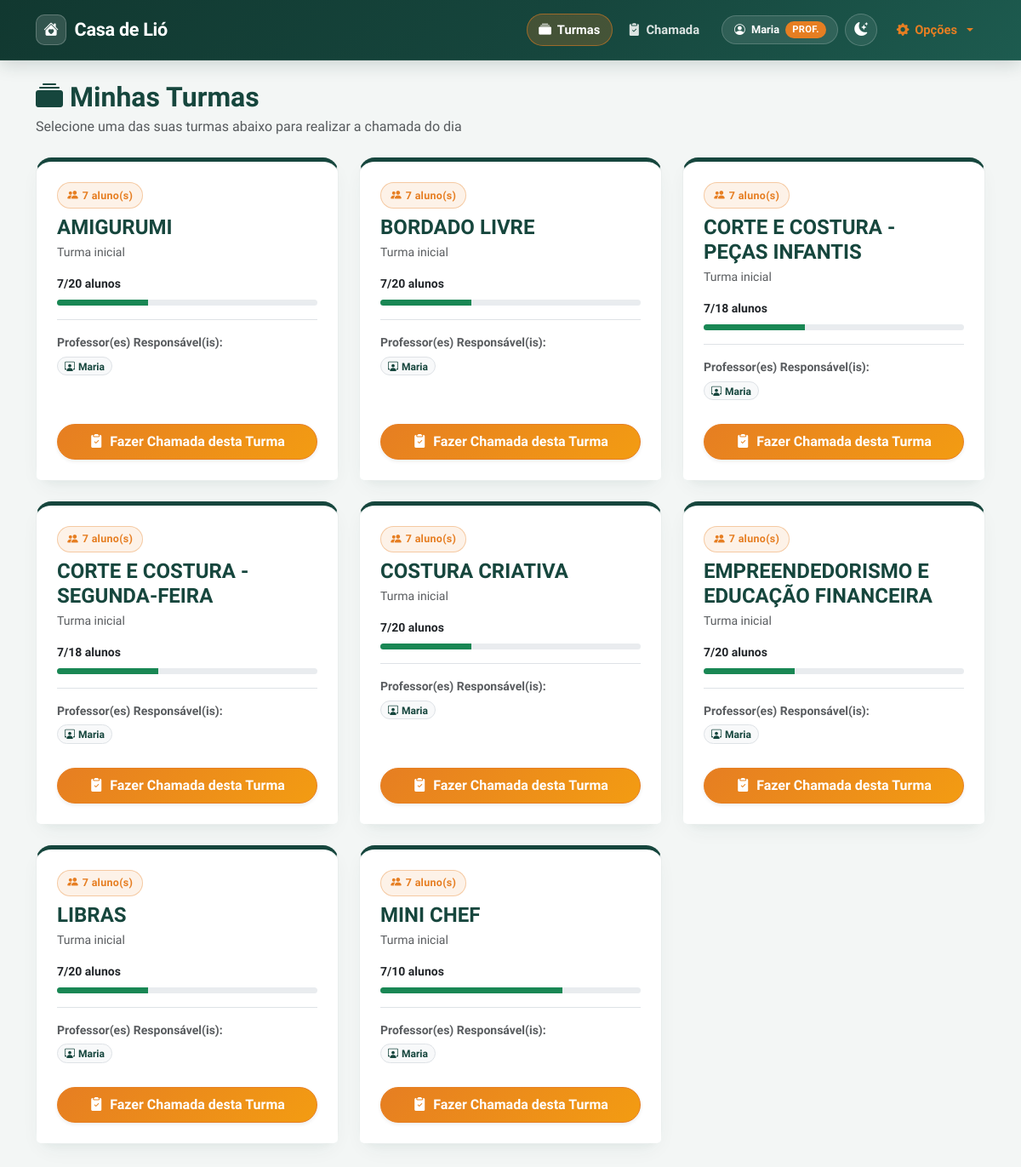
The app's page /turmas (signed in) with its own data.
### tables this page shows
CREATE TABLE usuarios (
        id INTEGER PRIMARY KEY AUTOINCREMENT,
        login TEXT UNIQUE NOT NULL,
        senha TEXT NOT NULL,
        perfil TEXT NOT NULL
    );

CREATE TABLE turmas (
            id INTEGER PRIMARY KEY AUTOINCREMENT,
            nome TEXT UNIQUE NOT NULL,
            descricao TEXT
        , limite_alunos INTEGER);

### app.py (the view)
@app.get("/turmas", response_class=HTMLResponse)
async def tela_turmas(request: Request, sucesso: str = None, erro: str = None):
    usuario = obter_usuario_atual(request)
    if not usuario:
        return RedirectResponse(url="/login", status_code=303)
    conexao = pegar_conexao()
    turmas_permitidas = obter_turmas_permitidas(conexao, usuario)
    todas_turmas_db = conexao.execute('''
        SELECT t.id, t.nome, t.descricao, t.limite_alunos,
               (SELECT COUNT(*) FROM alunos a WHERE a.turma = t.nome) as total_alunos
        FROM turmas t
        ORDER BY t.nome ASC
    ''').fetchall()
    lista_turmas = []
    for t in todas_turmas_db:
        if usuario['perfil'] != 'coordenacao' and t['nome'] not in turmas_permitidas:
            continue
        profs_t = conexao.execute('''
            SELECT u.id, u.login
            FROM professor_turmas pt
            JOIN usuarios u ON pt.usuario_id = u.id
            WHERE pt.turma_nome = ?
            ORDER BY u.login ASC
        ''', (t['nome'],)).fetchall()
        lista_turmas.append({
            "id": t['id'],
            "nome": t['nome'],
            "descricao": t['descricao'] or "Curso / Turma Ativa",
            "total_alunos": t['total_alunos'],
            "limite_alunos": t['limite_alunos'],
            "ocupacao_percentual": min(100, round(t['total_alunos'] * 100 / t['limite_alunos'])) if t['limite_alunos'] else 0,
            "lotada": t['limite_alunos'] is not None and t['total_alunos'] >= t['limite_alunos'],
            "professores": [p['login'] for p in profs_t],
            "professores_ids": [p['id'] for p in profs_t]
        })
    professores_sistema = []
    if usuario['perfil'] == 'coordenacao':
        profs_db = conexao.execute("SELECT id, login FROM usuarios WHERE perfil = 'professor' ORDER BY login ASC").fetchall()
        for p in profs_db:
            pt_rows = conexao.execute("SELECT turma_nome FROM professor_turmas WHERE usuario_id = ? ORDER BY turma_nome ASC", (p['id'],)).fetchall()
            professores_sistema.append({
                "id": p['id'],
                "login": p['login'],
                "turmas": [r['turma_nome'] for r in pt_rows]
            })
    conexao.close()
    return templates.TemplateResponse(
        request=request,
        name="turmas.html",
        context={
            "turmas": lista_turmas,
            "professores": professores_sistema,
            "usuario_atual": usuario,
            "sucesso": sucesso,
            "erro": erro
        }
    )

### templates/turmas.html (shortened to what this page needs)
{% extends 'base.html' %}
{% block conteudo %}
<div class="row mb-4 align-items-center">
    <div class="col-md-7">
        {% if request.session.get('perfil') == 'coordenacao' %}
            <h2 class="text-primary fw-bold mb-1"><i class="bi bi-grid-1x2-fill me-2"></i>Painel de Controle de Turmas</h2>
            <p class="text-muted mb-0">Gerencie as turmas ativas, edite informações e acesse a chamada de cada curso</p>
        {% else %}
            <h2 class="text-primary fw-bold mb-1"><i class="bi bi-collection-fill me-2"></i>Minhas Turmas</h2>
            <p class="text-muted mb-0">Selecione uma das suas turmas abaixo para realizar a chamada do dia</p>
        {% endif %}
    </div>
</div>
<div class="row mb-5">
    {% if turmas %}
        {% for t in turmas %}
        <div class="col-md-6 col-lg-4 mb-4">
            <div class="card shadow-sm border-0 h-100 d-flex flex-column justify-content-between" style="border-radius: 1.2rem; border-top: 5px solid var(--verde-adra) !important;">
                <div class="card-body p-4">
                    <div class="d-flex justify-content-between align-items-start mb-2">
                        <span class="badge-institucional"><i class="bi bi-people-fill"></i> {{ t['total_alunos'] }} aluno(s)</span>
                    </div>
                    <h4 class="fw-bold text-primary mt-2 mb-1">{{ t['nome'] }}</h4>
                    <p class="text-muted small mb-3">{{ t['descricao'] }}</p>
                    <div class="capacity-summary mb-3">
                        <div class="d-flex justify-content-between align-items-center gap-2 mb-2">
                            <span class="small fw-semibold text-dark">
                                {% if t['limite_alunos'] is none %}{{ t['total_alunos'] }} matriculados · sem limite{% else %}{{ t['total_alunos'] }}/{{ t['limite_alunos'] }} alunos{% endif %}
                            </span>
                        </div>
                        {% if t['limite_alunos'] is not none %}
                        <div class="progress rounded-pill" role="progressbar" aria-label="Ocupação da turma {{ t['nome'] }}" aria-valuenow="{{ t['total_alunos'] }}" aria-valuemin="0" aria-valuemax="{{ t['limite_alunos'] }}" style="height: .45rem;">
                            <div class="progress-bar {% if t['lotada'] %}bg-danger{% else %}bg-success{% endif %}" style="width: {{ t['ocupacao_percentual'] }}%"></div>
                        </div>
                        {% endif %}
                    </div>
                    <div class="mt-3 pt-3 border-top">
                        <small class="text-muted fw-semibold d-block mb-1">Professor(es) Responsável(is):</small>
                        {% if t['professores'] %}
                            {% for prof_login in t['professores'] %}
                                <span class="badge bg-light text-primary border rounded-pill px-2 py-1 me-1 mb-1">
                                    <i class="bi bi-person-workspace me-1"></i>{{ prof_login }}
                                </span>
                            {% endfor %}
                        {% else %}
                            <span class="badge bg-light text-muted border rounded-pill px-2 py-1">Nenhum professor vinculado</span>
                        {% endif %}
                    </div>
                </div>
                <div class="card-footer bg-white border-0 p-4 pt-0">
                    <a href="/?turma={{ t['nome'] }}" class="btn btn-warning w-100 rounded-pill fw-bold text-white shadow-sm py-2">
                        <i class="bi bi-clipboard2-check-fill me-1"></i> Fazer Chamada desta Turma
                    </a>
                </div>
            </div>
        </div>
        {% endfor %}
    {% endif %}
</div>
{% endblock %}

### templates/base.html (shortened to what this page needs)
<!DOCTYPE html>
<html lang="pt-PT" data-theme="light">
<head>
    <link href="https://cdn.jsdelivr.net/npm/bootstrap@5.3.0/dist/css/bootstrap.min.css" rel="stylesheet">
    <link rel="stylesheet" href="https://cdn.jsdelivr.net/npm/bootstrap-icons@1.11.3/font/bootstrap-icons.min.css">
</head>
<body>
    {% set caminho_atual = (request.url.path | string) if (request and request.url) else '/' %}
    <nav class="navbar navbar-expand-lg navbar-modern sticky-top">
        <div class="container">
            <a class="navbar-brand fw-bold text-white" href="/">
                <span class="brand-logo-box"><i class="bi bi-house-heart-fill"></i></span>
                <span>Casa de Lió</span>
            </a>
            <div class="collapse navbar-collapse" id="navbarNav">
                <ul class="navbar-nav ms-auto align-items-lg-center gap-1 mt-3 mt-lg-0">
                    {% if request.session.get('perfil') == 'coordenacao' %}
                        <li class="nav-item dropdown">
                            <a class="nav-link dropdown-toggle {% if '/turmas' in caminho_atual %}active-nav{% endif %}" href="#" id="menuTurmas" role="button" data-bs-toggle="dropdown" aria-expanded="false">
                                <i class="bi bi-collection-fill"></i> Turmas
                            </a>
                            <ul class="dropdown-menu shadow border-0 mt-2" aria-labelledby="menuTurmas">
                                <li>
                                    <a class="dropdown-item text-primary fw-semibold d-flex align-items-center gap-2" href="/turmas">
                                        <i class="bi bi-grid-1x2-fill"></i> Painel de Controle de Turmas
                                    </a>
                                </li>
                                <li><hr class="dropdown-divider my-1"></li>
                                <li>
                                    <a class="dropdown-item text-primary fw-semibold d-flex align-items-center gap-2" href="/turmas/nova">
                                        <i class="bi bi-plus-circle-fill"></i> Criação de Novas Turmas
                                    </a>
                                </li>
                            </ul>
                        </li>
                    {% else %}
                        <li class="nav-item">
                            <a class="nav-link {% if '/turmas' in caminho_atual %}active-nav{% endif %}" href="/turmas">
                                <i class="bi bi-collection-fill"></i> Turmas
                            </a>
                        </li>
                    {% endif %}
                    <li class="nav-item">
                        <a class="nav-link {% if caminho_atual == '/' %}active-nav{% endif %}" href="/">
                            <i class="bi bi-clipboard2-check-fill"></i> Chamada
                        </a>
                    </li>
                    {% if request.session.get('login') %}
                    <li class="nav-item ms-lg-2 my-2 my-lg-0">
                        <span class="user-pill-badge">
                            <i class="bi bi-person-circle"></i>
                            <span>{{ request.session.get('login') }}</span>
                            <span class="user-pill-role">
                                {% if request.session.get('perfil') == 'coordenacao' %}Coord.{% else %}Prof.{% endif %}
                            </span>
                        </span>
                    </li>
                    {% endif %}
                    <li class="nav-item ms-lg-1 my-1 my-lg-0">
                        <button type="button" id="btnToggleTheme" class="btn-theme-toggle" title="Alternar Modo Escuro / Claro" aria-label="Alternar tema">
                            <i class="bi bi-moon-stars-fill" id="iconTheme"></i>
                        </button>
                    </li>
                    <li class="nav-item dropdown ms-lg-1 mt-2 mt-lg-0">
                        <a class="nav-link fw-bold dropdown-toggle" href="#" id="menuPerfil" role="button" data-bs-toggle="dropdown" aria-expanded="false" style="color: var(--laranja-adra) !important;">
                            <i class="bi bi-gear-fill"></i> Opções
                        </a>
                    </li>
                </ul>
            </div>
        </div>
    </nav>
    <div id="toastContainer" class="toast-container position-fixed top-0 end-0 p-3" style="z-index: 1095; margin-top: 68px;"></div>
    <div class="container mt-4 flex-grow-1">
        {% block conteudo %}{% endblock %}
    </div>
</body>
</html>

### templates/base.html (style rules this page uses)
:root { --verde-adra: #16463d; --verde-adra-hover: #0f332c; --verde-adra-light: #e8f3f0; --laranja-adra: #e67e22; --laranja-adra-hover: #d35400; --fundo-cinza: #f3f6f5; --superficie-card: #ffffff; --texto-principal: #1e293b; --texto-secundario: #64748b; --borda-suave: rgba(22, 70, 61, 0.09); --sombra-card: 0 10px 25px -5px rgba(22, 70, 61, 0.06), 0 8px 10px -6px rgba(22, 70, 61, 0.04); --sombra-card-hover: 0 20px 30px -10px rgba(22, 70, 61, 0.13), 0 10px 15px -6px rgba(22, 70, 61, 0.06); }
body { background-color: var(--fundo-cinza) !important; color: var(--texto-principal); font-family: 'Plus Jakarta Sans', 'Segoe UI', system-ui, -apple-system, sans-serif; transition: background-color 0.25s ease, color 0.25s ease; min-height: 100vh; display: flex; flex-direction: column; }
.navbar-modern { background: linear-gradient(135deg, #113830 0%, #16463d 55%, #1d5b4f 100%) !important; padding-top: 0.75rem; padding-bottom: 0.75rem; border-bottom: 1px solid rgba(255, 255, 255, 0.08); box-shadow: 0 4px 20px rgba(15, 45, 39, 0.18); }
.navbar-brand { font-size: 1.35rem; letter-spacing: -0.3px; display: inline-flex; align-items: center; gap: 0.6rem; }
.brand-logo-box { width: 36px; height: 36px; border-radius: 10px; background: rgba(255, 255, 255, 0.14); border: 1px solid rgba(255, 255, 255, 0.22); display: inline-flex; align-items: center; justify-content: center; color: #fff; font-size: 1.1rem; }
.navbar-modern .nav-link { color: rgba(255, 255, 255, 0.85) !important; font-size: 0.92rem; font-weight: 600; padding: 0.48rem 0.9rem !important; border-radius: 999px; transition: all 0.2s ease; display: inline-flex; align-items: center; gap: 0.42rem; }
.navbar-modern .nav-link.active-nav { color: #ffffff !important; background-color: rgba(230, 126, 34, 0.22); box-shadow: inset 0 0 0 1px rgba(230, 126, 34, 0.55); }
.user-pill-badge { background: rgba(255, 255, 255, 0.1); border: 1px solid rgba(255, 255, 255, 0.18); color: #ffffff; padding: 0.35rem 0.85rem; border-radius: 999px; font-size: 0.8rem; font-weight: 600; display: inline-flex; align-items: center; gap: 0.45rem; }
.user-pill-role { background: var(--laranja-adra); color: #fff; padding: 0.1rem 0.5rem; border-radius: 999px; font-size: 0.7rem; font-weight: 700; text-transform: uppercase; letter-spacing: 0.3px; }
.btn-theme-toggle { width: 38px; height: 38px; border-radius: 50%; border: 1px solid rgba(255, 255, 255, 0.2); background: rgba(255, 255, 255, 0.08); color: #fff; display: inline-flex; align-items: center; justify-content: center; transition: all 0.2s ease; }
.text-primary { color: var(--verde-adra) !important; }
.btn-warning { background: linear-gradient(135deg, #e67e22 0%, #f39c12 100%) !important; border-color: var(--laranja-adra) !important; color: white !important; box-shadow: 0 4px 12px rgba(230, 126, 34, 0.24); transition: all 0.2s ease; }
.card { background-color: var(--superficie-card); color: var(--texto-principal); border-radius: 1.15rem !important; border: 1px solid var(--borda-suave) !important; box-shadow: var(--sombra-card) !important; transition: transform 0.22s ease, box-shadow 0.22s ease, background-color 0.25s ease; }
.badge-institucional { background-color: rgba(230, 126, 34, 0.1); color: var(--laranja-adra); border: 1px solid rgba(230, 126, 34, 0.35); padding: 0.32rem 0.7rem; border-radius: 999px; font-size: 0.78rem; font-weight: 700; letter-spacing: 0.3px; display: inline-flex; align-items: center; gap: 0.3rem; }

### records on screen
usuarios: session.get "Maria", login "Maria"
turmas: total_alunos "7", nome "AMIGURUMI", descricao "Turma inicial", limite_alunos "20", {{ t['ocupacao_percentual'] }} 35 (drawn)
turmas: total_alunos "7", nome "BORDADO LIVRE", descricao "Turma inicial", limite_alunos "20", {{ t['ocupacao_percentual'] }} 35 (drawn)
turmas: total_alunos "7", nome "CORTE E COSTURA - PEÇAS INFANTIS", descricao "Turma inicial", limite_alunos "18", {{ t['ocupacao_percentual'] }} 39 (drawn)
turmas: total_alunos "7", nome "CORTE E COSTURA - SEGUNDA-FEIRA", descricao "Turma inicial", limite_alunos "18", {{ t['ocupacao_percentual'] }} 39 (drawn)
turmas: total_alunos "7", nome "COSTURA CRIATIVA", descricao "Turma inicial", limite_alunos "20", {{ t['ocupacao_percentual'] }} 35 (drawn)
turmas: total_alunos "7", nome "EMPREENDEDORISMO E EDUCAÇÃO FINANCEIRA", descricao "Turma inicial", limite_alunos "20", {{ t['ocupacao_percentual'] }} 35 (drawn)
turmas: total_alunos "7", nome "LIBRAS", descricao "Turma inicial", limite_alunos "20", {{ t['ocupacao_percentual'] }} 35 (drawn)
turmas: total_alunos "7", nome "MINI CHEF", descricao "Turma inicial", limite_alunos "10", {{ t['ocupacao_percentual'] }} 70 (drawn)
